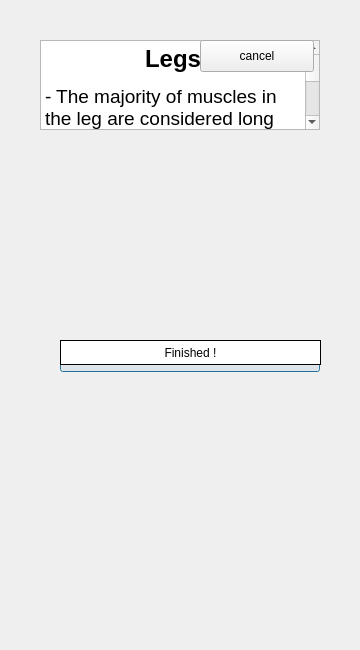
<?xml version="1.0" encoding="UTF-8"?>
<ui version="4.0">
 <class>legsinfo</class>
 <widget class="QDialog" name="legsinfo">
  <property name="geometry">
   <rect>
    <x>0</x>
    <y>0</y>
    <width>360</width>
    <height>650</height>
   </rect>
  </property>
  <property name="windowTitle">
   <string>Dialog</string>
  </property>
  <widget class="QLabel" name="label">
   <property name="geometry">
    <rect>
     <x>40</x>
     <y>140</y>
     <width>140</width>
     <height>90</height>
    </rect>
   </property>
   <property name="text">
    <string/>
   </property>
   <property name="pixmap">
    <pixmap resource="fig.qrc">:/Dumbbell Lunges 1.jpg</pixmap>
   </property>
   <property name="scaledContents">
    <bool>true</bool>
   </property>
  </widget>
  <widget class="QLabel" name="label_2">
   <property name="geometry">
    <rect>
     <x>190</x>
     <y>140</y>
     <width>140</width>
     <height>90</height>
    </rect>
   </property>
   <property name="text">
    <string/>
   </property>
   <property name="pixmap">
    <pixmap resource="fig.qrc">:/Dumbbell Lunges 2.jpg</pixmap>
   </property>
   <property name="scaledContents">
    <bool>true</bool>
   </property>
  </widget>
  <widget class="QLabel" name="label_3">
   <property name="geometry">
    <rect>
     <x>190</x>
     <y>240</y>
     <width>140</width>
     <height>90</height>
    </rect>
   </property>
   <property name="text">
    <string/>
   </property>
   <property name="pixmap">
    <pixmap resource="fig.qrc">:/Seated Leg Curl 2.jpg</pixmap>
   </property>
   <property name="scaledContents">
    <bool>true</bool>
   </property>
  </widget>
  <widget class="QLabel" name="label_4">
   <property name="geometry">
    <rect>
     <x>40</x>
     <y>240</y>
     <width>140</width>
     <height>90</height>
    </rect>
   </property>
   <property name="text">
    <string/>
   </property>
   <property name="pixmap">
    <pixmap resource="fig.qrc">:/Seated Leg Curl 1.jpg</pixmap>
   </property>
   <property name="scaledContents">
    <bool>true</bool>
   </property>
  </widget>
  <widget class="QTextEdit" name="textEdit">
   <property name="geometry">
    <rect>
     <x>40</x>
     <y>40</y>
     <width>280</width>
     <height>90</height>
    </rect>
   </property>
   <property name="styleSheet">
    <string notr="true">font: 13pt &quot;.SF NS Text&quot;;</string>
   </property>
   <property name="html">
    <string>&lt;!DOCTYPE HTML PUBLIC &quot;-//W3C//DTD HTML 4.0//EN&quot; &quot;http://www.w3.org/TR/REC-html40/strict.dtd&quot;&gt;
&lt;html&gt;&lt;head&gt;&lt;meta name=&quot;qrichtext&quot; content=&quot;1&quot; /&gt;&lt;style type=&quot;text/css&quot;&gt;
p, li { white-space: pre-wrap; }
&lt;/style&gt;&lt;/head&gt;&lt;body style=&quot; font-family:'.SF NS Text'; font-size:13pt; font-weight:400; font-style:normal;&quot;&gt;
&lt;p align=&quot;center&quot; style=&quot; margin-top:0px; margin-bottom:0px; margin-left:0px; margin-right:0px; -qt-block-indent:0; text-indent:0px;&quot;&gt;&lt;span style=&quot; font-size:18pt; font-weight:600;&quot;&gt;Legs&lt;/span&gt;&lt;/p&gt;
&lt;p style=&quot; margin-top:12px; margin-bottom:12px; margin-left:0px; margin-right:0px; -qt-block-indent:0; text-indent:0px;&quot;&gt;&lt;span style=&quot; font-family:'Times New Roman,serif'; font-size:14pt;&quot;&gt;- The majority of muscles in the leg are considered long muscles, in that they stretch great distances. As these muscles contract and relax, they move skeletal bones to create movement of the body. Smaller muscles help the larger muscles, stabilize joints, help rotate joints, and facilitate other fine-tuned movements.&lt;/span&gt;&lt;span style=&quot; font-size:14pt;&quot;&gt; &lt;/span&gt;&lt;/p&gt;
&lt;p style=&quot; margin-top:12px; margin-bottom:12px; margin-left:0px; margin-right:0px; -qt-block-indent:0; text-indent:0px;&quot;&gt;&lt;span style=&quot; font-family:'Times New Roman,serif'; font-size:14pt;&quot;&gt;- Soft tissues around the spine also play a key role in the health of the back. A large, complex group of muscles work together to support the trunk and hold the body upright. They also allows the trunk to move, twist and bend in multiple directions.&lt;/span&gt;&lt;span style=&quot; font-size:14pt;&quot;&gt; &lt;/span&gt;&lt;/p&gt;&lt;/body&gt;&lt;/html&gt;</string>
   </property>
  </widget>
  <widget class="QPushButton" name="addButton">
   <property name="geometry">
    <rect>
     <x>60</x>
     <y>340</y>
     <width>260</width>
     <height>32</height>
    </rect>
   </property>
   <property name="text">
    <string>add</string>
   </property>
  </widget>
  <widget class="QPushButton" name="cancelButton">
   <property name="geometry">
    <rect>
     <x>200</x>
     <y>40</y>
     <width>114</width>
     <height>32</height>
    </rect>
   </property>
   <property name="text">
    <string>cancel</string>
   </property>
  </widget>
  <widget class="QLabel" name="bkgnd">
   <property name="geometry">
    <rect>
     <x>0</x>
     <y>-5</y>
     <width>361</width>
     <height>650</height>
    </rect>
   </property>
   <property name="text">
    <string/>
   </property>
   <property name="pixmap">
    <pixmap resource="fig.qrc">:/frame.jpg</pixmap>
   </property>
   <property name="scaledContents">
    <bool>true</bool>
   </property>
  </widget>
  <widget class="QLabel" name="finishedlabel">
   <property name="geometry">
    <rect>
     <x>0</x>
     <y>80</y>
     <width>370</width>
     <height>230</height>
    </rect>
   </property>
   <property name="text">
    <string/>
   </property>
   <property name="pixmap">
    <pixmap resource="fig.qrc">:/finished.png</pixmap>
   </property>
   <property name="scaledContents">
    <bool>true</bool>
   </property>
  </widget>
  <widget class="QPushButton" name="finishedbutton">
   <property name="geometry">
    <rect>
     <x>60</x>
     <y>340</y>
     <width>261</width>
     <height>25</height>
    </rect>
   </property>
   <property name="styleSheet">
    <string notr="true">border: 1px solid black;
background-color: white
</string>
   </property>
   <property name="text">
    <string>Finished !</string>
   </property>
  </widget>
  <zorder>bkgnd</zorder>
  <zorder>label</zorder>
  <zorder>label_2</zorder>
  <zorder>label_3</zorder>
  <zorder>label_4</zorder>
  <zorder>textEdit</zorder>
  <zorder>addButton</zorder>
  <zorder>cancelButton</zorder>
  <zorder>finishedlabel</zorder>
  <zorder>finishedbutton</zorder>
 </widget>
 <resources>
  <include location="fig.qrc"/>
 </resources>
 <connections/>
</ui>
